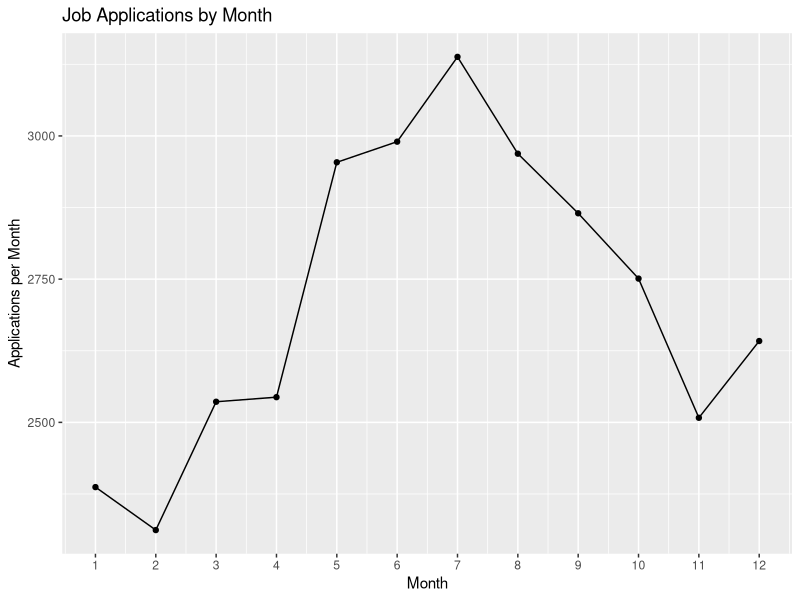

Recreate this plot in R.
# Project for Google Data Analytics, Course 2, Module 3, Scope Of Work

library(tidyverse)
applications <- read_csv("data/applications_summary.csv")
ggplot(applications, aes(x = app_month, y = num_apps)) +
  geom_line() +
  geom_point() +
  scale_x_continuous(breaks = seq(1, 12, by = 1)) +
  labs(
    title = "Job Applications by Month",
    x = "Month",
    y = "Applications per Month"
  )
